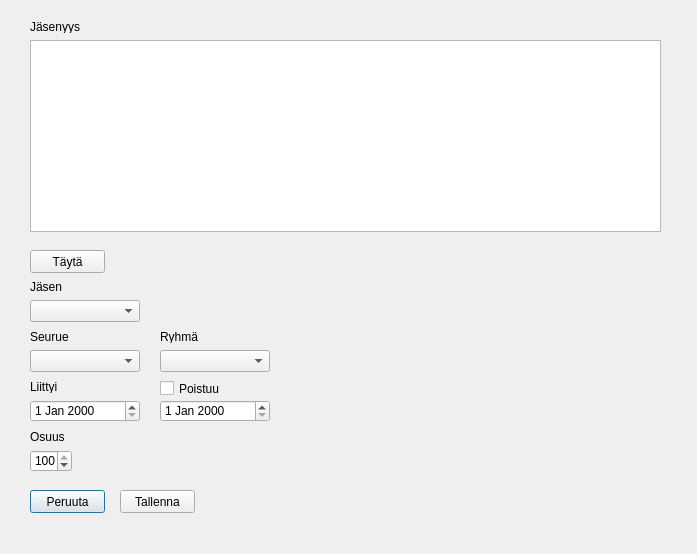
<?xml version="1.0" encoding="UTF-8"?>
<ui version="4.0">
 <class>Dialog</class>
 <widget class="QDialog" name="Dialog">
  <property name="geometry">
   <rect>
    <x>0</x>
    <y>0</y>
    <width>697</width>
    <height>554</height>
   </rect>
  </property>
  <property name="windowTitle">
   <string>Dialog</string>
  </property>
  <widget class="QLabel" name="label">
   <property name="geometry">
    <rect>
     <x>30</x>
     <y>20</y>
     <width>60</width>
     <height>13</height>
    </rect>
   </property>
   <property name="text">
    <string>Jäsenyys</string>
   </property>
  </widget>
  <widget class="QDateEdit" name="editMembershipJoinedDateEdit">
   <property name="geometry">
    <rect>
     <x>30</x>
     <y>400</y>
     <width>110</width>
     <height>22</height>
    </rect>
   </property>
  </widget>
  <widget class="QLabel" name="label_2">
   <property name="geometry">
    <rect>
     <x>160</x>
     <y>330</y>
     <width>60</width>
     <height>13</height>
    </rect>
   </property>
   <property name="text">
    <string>Ryhmä</string>
   </property>
  </widget>
  <widget class="QLabel" name="label_3">
   <property name="geometry">
    <rect>
     <x>30</x>
     <y>280</y>
     <width>60</width>
     <height>13</height>
    </rect>
   </property>
   <property name="text">
    <string>Jäsen</string>
   </property>
  </widget>
  <widget class="QLabel" name="label_4">
   <property name="geometry">
    <rect>
     <x>30</x>
     <y>380</y>
     <width>60</width>
     <height>13</height>
    </rect>
   </property>
   <property name="text">
    <string>Liittyi</string>
   </property>
  </widget>
  <widget class="QDateEdit" name="editMembershipExitDateEdit">
   <property name="geometry">
    <rect>
     <x>160</x>
     <y>400</y>
     <width>110</width>
     <height>22</height>
    </rect>
   </property>
  </widget>
  <widget class="QSpinBox" name="editMembershipShareSpinBox">
   <property name="geometry">
    <rect>
     <x>30</x>
     <y>450</y>
     <width>42</width>
     <height>22</height>
    </rect>
   </property>
   <property name="maximum">
    <number>100</number>
   </property>
   <property name="singleStep">
    <number>50</number>
   </property>
   <property name="value">
    <number>100</number>
   </property>
  </widget>
  <widget class="QLabel" name="label_6">
   <property name="geometry">
    <rect>
     <x>30</x>
     <y>430</y>
     <width>60</width>
     <height>13</height>
    </rect>
   </property>
   <property name="text">
    <string>Osuus</string>
   </property>
  </widget>
  <widget class="QPushButton" name="editMembershipCancelPushButton">
   <property name="geometry">
    <rect>
     <x>30</x>
     <y>490</y>
     <width>75</width>
     <height>23</height>
    </rect>
   </property>
   <property name="text">
    <string>Peruuta</string>
   </property>
   <property name="default">
    <bool>true</bool>
   </property>
  </widget>
  <widget class="QPushButton" name="editMembershipSavePushButton">
   <property name="geometry">
    <rect>
     <x>120</x>
     <y>490</y>
     <width>75</width>
     <height>23</height>
    </rect>
   </property>
   <property name="text">
    <string>Tallenna</string>
   </property>
  </widget>
  <widget class="QComboBox" name="editMembershipGroupComboBox">
   <property name="geometry">
    <rect>
     <x>160</x>
     <y>350</y>
     <width>110</width>
     <height>22</height>
    </rect>
   </property>
  </widget>
  <widget class="QComboBox" name="editMembershipMemberComboBox">
   <property name="geometry">
    <rect>
     <x>30</x>
     <y>300</y>
     <width>110</width>
     <height>22</height>
    </rect>
   </property>
  </widget>
  <widget class="QPushButton" name="editMembershipPopulatePushButton">
   <property name="geometry">
    <rect>
     <x>30</x>
     <y>250</y>
     <width>75</width>
     <height>23</height>
    </rect>
   </property>
   <property name="text">
    <string>Täytä</string>
   </property>
  </widget>
  <widget class="QTableWidget" name="editMembershipTableWidget">
   <property name="geometry">
    <rect>
     <x>30</x>
     <y>40</y>
     <width>631</width>
     <height>192</height>
    </rect>
   </property>
  </widget>
  <widget class="QCheckBox" name="editMembershipExitCheckBox">
   <property name="geometry">
    <rect>
     <x>160</x>
     <y>380</y>
     <width>70</width>
     <height>17</height>
    </rect>
   </property>
   <property name="text">
    <string>Poistuu</string>
   </property>
  </widget>
  <widget class="QLabel" name="label_5">
   <property name="geometry">
    <rect>
     <x>30</x>
     <y>330</y>
     <width>60</width>
     <height>13</height>
    </rect>
   </property>
   <property name="text">
    <string>Seurue</string>
   </property>
  </widget>
  <widget class="QComboBox" name="editMembershipPartyComboBox">
   <property name="geometry">
    <rect>
     <x>30</x>
     <y>350</y>
     <width>110</width>
     <height>22</height>
    </rect>
   </property>
  </widget>
 </widget>
 <tabstops>
  <tabstop>editMembershipTableWidget</tabstop>
  <tabstop>editMembershipPopulatePushButton</tabstop>
  <tabstop>editMembershipGroupComboBox</tabstop>
  <tabstop>editMembershipMemberComboBox</tabstop>
  <tabstop>editMembershipJoinedDateEdit</tabstop>
  <tabstop>editMembershipExitCheckBox</tabstop>
  <tabstop>editMembershipExitDateEdit</tabstop>
  <tabstop>editMembershipShareSpinBox</tabstop>
  <tabstop>editMembershipCancelPushButton</tabstop>
  <tabstop>editMembershipSavePushButton</tabstop>
 </tabstops>
 <resources/>
 <connections/>
</ui>
